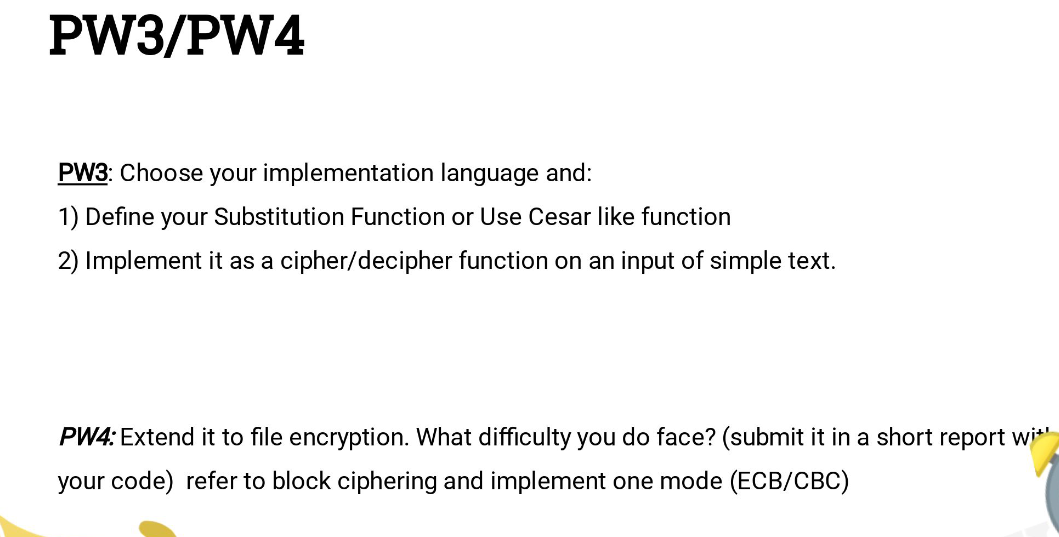
#> input picture input/sffCapture.PNG, 1059 x 537 px, found by its file name
$ python image2json.py
#> lines starting #> are read from the running program, lines starting #| are printed output that depends on the picture; after the words box and inside, x2 and y2 are one past the last pixel; in counts of white or black regions, pixels touching at a corner belong together
import cv2; import pytesseract; import re;
import json; import numpy as np

def extract_text_regions(image_path, output_file='ocr_results.json', show_image=False, colorize_white=False):
#> called with image_path = './input/sffCapture.png', output_file = 'ocr_results.json', show_image = True, colorize_white = True
  output_file = "./output/" + output_file
  image = cv2.imread(image_path)
#> image is the input picture: shape (537, 1059, 3); mean B, G, R 243.5, 243.9, 243.9
  gray = cv2.cvtColor(image, cv2.COLOR_BGR2GRAY)

  kernel = cv2.getStructuringElement(cv2.MORPH_RECT, (16, 5))
  morph = cv2.morphologyEx(gray, cv2.MORPH_GRADIENT, kernel)
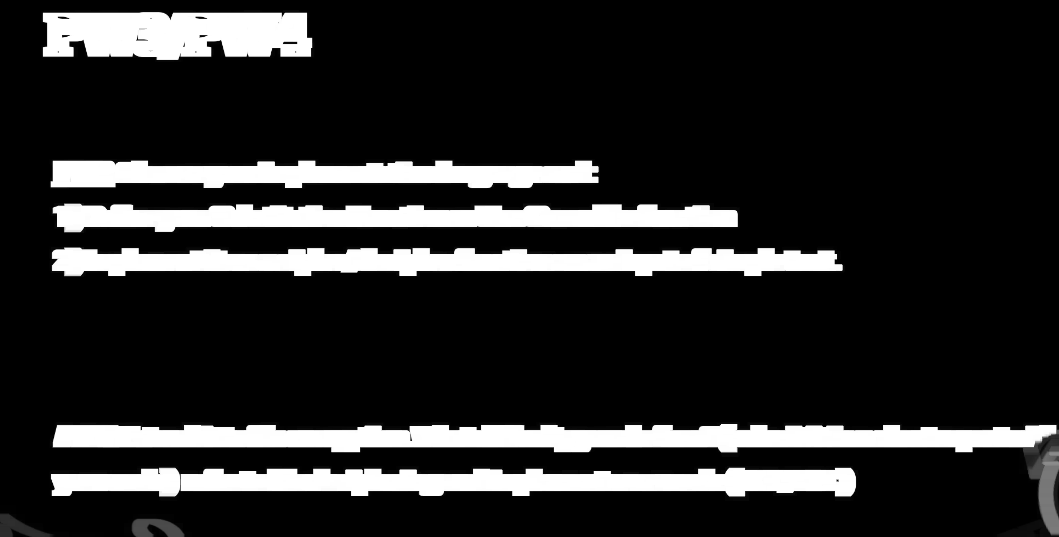
#> morph: shape (537, 1059); min 0, max 255, mean 39.9
  thresh = cv2.threshold(morph, 0, 255, cv2.THRESH_BINARY | cv2.THRESH_OTSU)[1]
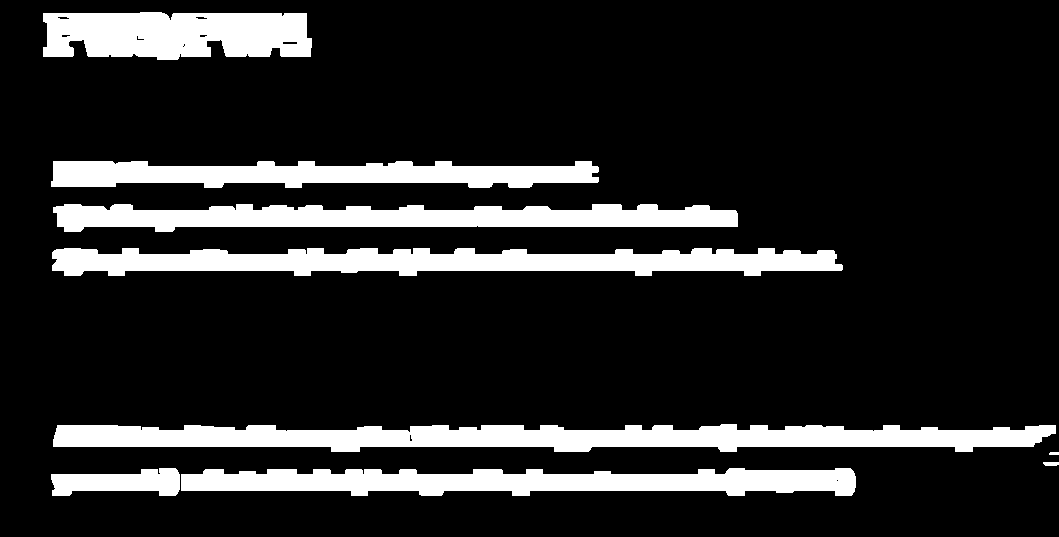
#> thresh: shape (537, 1059); 15.3% white; 9 white regions
  contours, _ = cv2.findContours(thresh, cv2.RETR_EXTERNAL, cv2.CHAIN_APPROX_SIMPLE)
#> contours = 9 contours, 1 with area under 20; largest, box (x1, y1, x2, y2) and area: (53, 424, 1056, 452) 18736, (52, 248, 843, 276) 14932, (181, 468, 856, 496) 12842, (53, 204, 738, 232) 12675, (43, 12, 312, 60) 10750, (51, 161, 599, 188) 10282, (51, 468, 180, 496) 2396, (1043, 462, 1059, 466) 42
  ocr_results = []

  for contour in contours:
    x, y, w, h = cv2.boundingRect(contour)
    roi_gray = gray[y:y + h, x:x + w]

    if colorize_white:
      brightness_threshold = 150
      _, mask = cv2.threshold(roi_gray, brightness_threshold, 255, cv2.THRESH_BINARY)
      roi_gray[mask != 0] = 255

    text = pytesseract.image_to_string(roi_gray, lang='eng', config="--psm 7").strip()
    whitelist_pattern = re.compile(r'[^a-zA-Z0-9\s,.!?;:\'\"-]')
    text = whitelist_pattern.sub('', text)
    if text:
      ocr_results.append({"text": text, "coordinates": (x, y, x + w, y + h)})

    cv2.rectangle(gray, (x, y), (x + w, y + h), (0, 255, 0), 2)
#> this loop made 1 pass
#> (x, y, w, h, brightness_threshold) on pass 1: (181, 468, 675, 28, 150)
#> pass 1, in extract_text_regions, `roi_gray = gray[y:y + h, x:x + w]`:
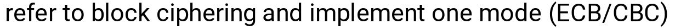
#> roi_gray: shape (28, 675); min 0, max 255, mean 208.9
#> pass 1, in extract_text_regions, `_, mask = cv2.threshold(roi_gray, brightness_threshold, 255, cv2.THRES..`:
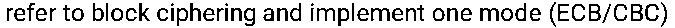
#> mask: shape (28, 675); 81.2% white; black in thin lines or dots, all inside (x1, y1, x2, y2) = (7, 2, 667, 27)
#> after the loop:
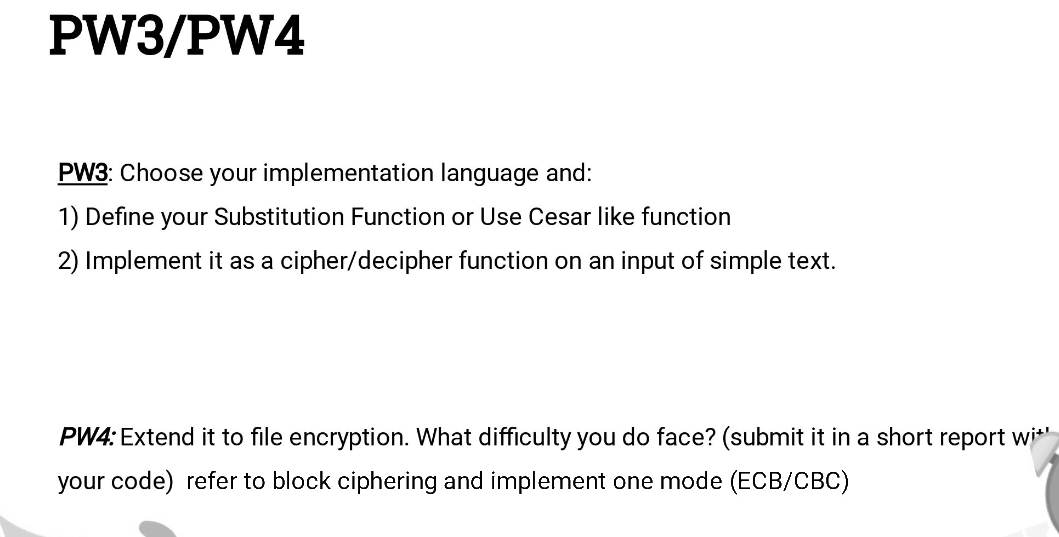
#> gray: shape (537, 1059); min 0, max 255, mean 244
#> after the loop:
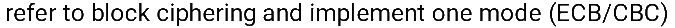
#> roi_gray: shape (28, 675); min 0, max 255, mean 213.4
#> after the loop, ocr_results = []

  if show_image:
    cv2.imshow('Detected Text Regions', gray)
    cv2.waitKey(0)
    cv2.destroyAllWindows()

  with open(output_file, 'w') as f:
    json.dump(ocr_results, f)

  return image.shape

image_path = './input/sffCapture.png'
#> (the run stopped early here; a loop or call above may not have finished)

$ run again, with input/cv.PNG copied over input/sffCapture.PNG
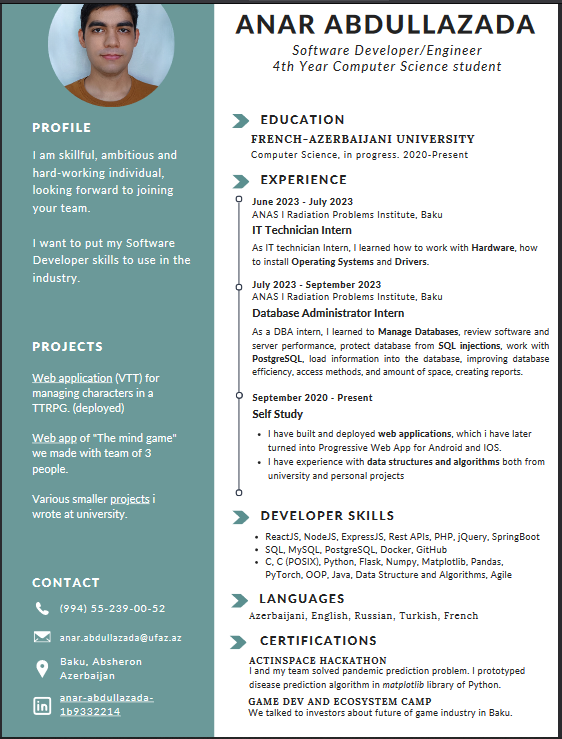
#> input picture input/cv.PNG, 562 x 739 px, found by its file name
#> in extract_text_regions, image is the input picture: shape (739, 562, 3); mean B, G, R 204, 203.9, 188.7
#> in extract_text_regions, `thresh = cv2.threshold(morph, 0, 255, cv2.THRESH_BINARY | cv2.THRESH_O..`:
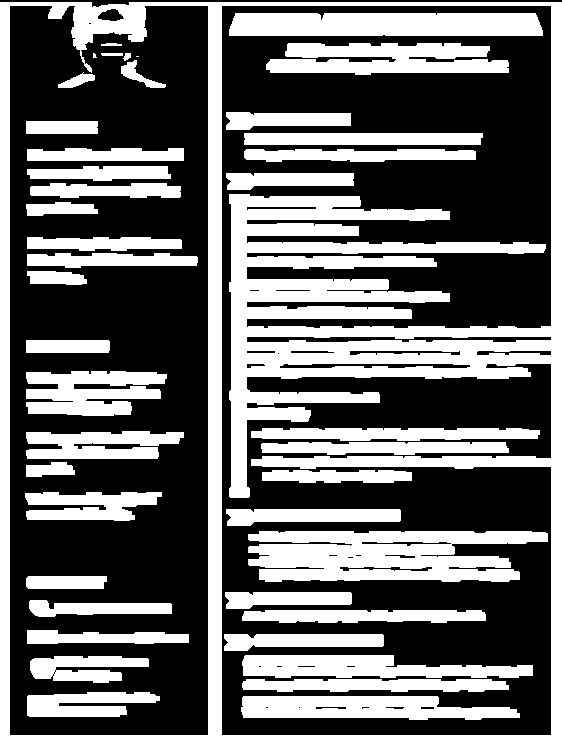
#> thresh: shape (739, 562); 40.4% white; 43 white regions (2 under 20 px)
#> contours = 1 contour; box (x1, y1, x2, y2) and area: (0, 2, 562, 739) 412787
#> the loop in extract_text_regions, `for contour in contours:` made 1 pass
#> (x, y, w, h, brightness_threshold) on pass 1: (0, 2, 562, 737, 150)
#> after the loop in extract_text_regions, `for contour in contours:`:
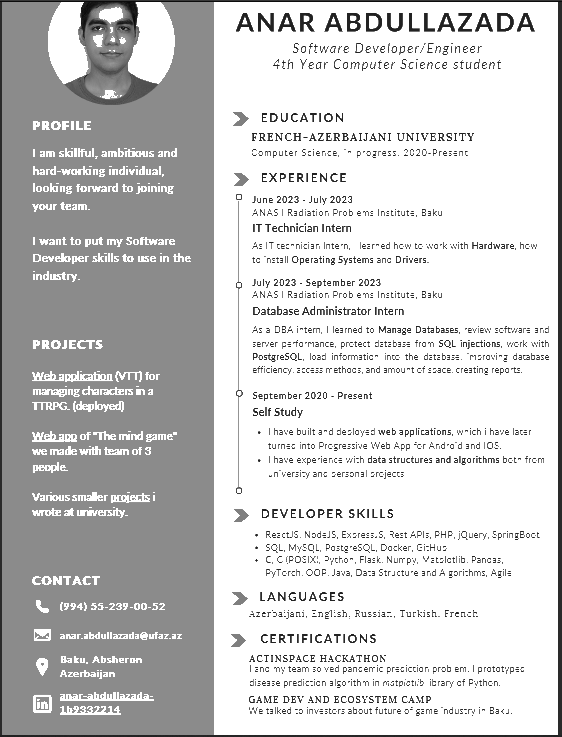
#> roi_gray: shape (737, 562); min 8, max 255, mean 203.6
#> after the loop in extract_text_regions, `for contour in contours:`: ocr_results = []
